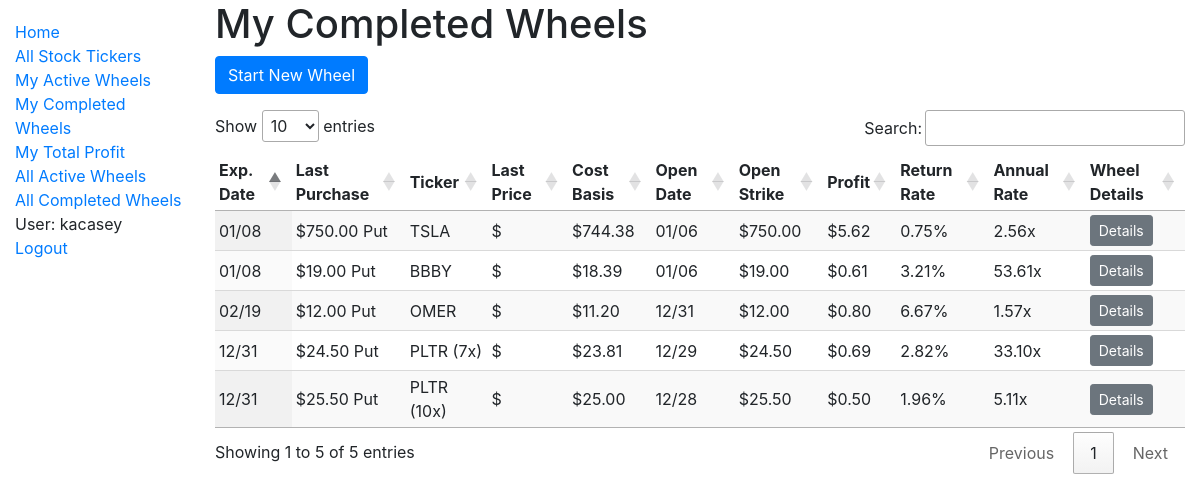
The page /catalog/my_completed_wheels/ (signed in) on the database its author committed.
### catalog/models.py (models this page shows, shortened)
class OptionWheel(models.Model):
    user = models.ForeignKey(
        settings.AUTH_USER_MODEL,
        on_delete=models.CASCADE,
        db_index=True,
    )
    stock_ticker = models.ForeignKey(
        'StockTicker',
        on_delete=models.CASCADE,
    )
    quantity = models.IntegerField(default=1)
    is_active = models.BooleanField(db_index=True)
    total_profit = models.DecimalField(max_digits=12, decimal_places=2, default=None, null=True)
    total_days_active = models.IntegerField(default=None, null=True)
    collatoral = models.DecimalField(max_digits=12, decimal_places=2, default=None, null=True)
    def get_all_option_purchases(self):
         return OptionPurchase.objects.filter(option_wheel=self.id).order_by('-expiration_date', '-purchase_date')
    def get_first_option_purchase(self):
        return OptionPurchase.objects.filter(option_wheel=self.id).order_by('purchase_date', 'expiration_date').first()
    def get_last_option_purchase(self):
        return OptionPurchase.objects.filter(option_wheel=self.id).order_by('purchase_date', 'expiration_date').last()
    def get_open_date(self):
        first = self.get_first_option_purchase()
        if first:
            return first.purchase_date.date()
        return datetime.min.date()
    def get_expiration_date(self):
        last_purchase = self.get_last_option_purchase()
        if last_purchase:
            return last_purchase.expiration_date
        return datetime.max.date()
    def is_expired(self):
        if not self.is_active:
            return False
        now = datetime.now()
        today = now.date()
        if now.hour >= MARKET_CLOSE_HOUR:
            return self.get_expiration_date() <= today
        return self.get_expiration_date() < today
    def get_cost_basis(self):
        purchases = self.get_all_option_purchases()
        if not purchases:
            return 'N/A'
        revenue = sum(purchase.premium for purchase in purchases)
        first_purchase = self.get_first_option_purchase()
        return first_purchase.strike - revenue
    def add_purchase_data(self):
        purchases = self.get_all_option_purchases()
        if purchases:
            cost_basis = self.get_cost_basis()
            first_purchase = self.get_first_option_purchase()
            last_purchase = self.get_last_option_purchase()
            profit_if_exits_here = last_purchase.strike - cost_basis
            days_active_so_far = numpy.busday_count(
                first_purchase.purchase_date.date(),
                last_purchase.expiration_date,
            )
            decimal_rate_of_return = float(profit_if_exits_here / first_purchase.strike)
            annualized_rate_of_return_if_exits_here = compute_annualized_rate_of_return(decimal_rate_of_return, 1, days_active_so_far)
            self.cost_basis = cost_basis
            self.profit_if_exits_here = profit_if_exits_here
            self.days_active_so_far = days_active_so_far
            self.decimal_rate_of_return = decimal_rate_of_return
            self.annualized_rate_of_return_if_exits_here = annualized_rate_of_return_if_exits_here
            self.open_date = self.get_open_date().strftime('%m/%d')
            self.open_strike = first_purchase.strike
            self.expiration_date = self.get_expiration_date().strftime('%m/%d')
            self.last_purchase = last_purchase
            self.expired = self.is_expired()
            self.current_price = get_current_price(self.stock_ticker.name)
            self.purchases = purchases

class OptionPurchase(models.Model):
    user = models.ForeignKey(
        settings.AUTH_USER_MODEL,
        on_delete=models.CASCADE,
        db_index=True,
    )
    option_wheel = models.ForeignKey(
        'OptionWheel',
        on_delete=models.CASCADE,
        db_index=True,
    )
    purchase_date = models.DateTimeField()
    expiration_date = models.DateField()
    strike = models.DecimalField(max_digits=12, decimal_places=2)
    price_at_date = models.DecimalField(max_digits=12, decimal_places=2)
    premium = models.DecimalField(max_digits=12, decimal_places=2)
    class CallOrPut(models.TextChoices):
        CALL = 'C', _('Call')
        PUT = 'P', _('Put')
    call_or_put = models.CharField(
        max_length=1,
        choices=CallOrPut.choices,
        default=CallOrPut.PUT,
    )

class StockTicker(models.Model):
    name = models.CharField(max_length=200, help_text='Enter a ticker, like TSLA.', unique=True, db_index=True)
    class StockRecommendation(models.TextChoices):
        NONE = 'NO', _('None')
        STABLE = 'ST', _('Stable Choice')
        HIGHVOLATILITY = 'HV', _('High Volatility')
    recommendation = models.CharField(
        max_length=2,
        choices=StockRecommendation.choices,
        default=StockRecommendation.NONE,
    )
    def __str__(self):
        return self.name

### catalog/views.py (the view)
# urls.py: path('my_completed_wheels/', views.my_completed_wheels, name='my-completed-wheels'),
@login_required
def my_completed_wheels(request):
    context = {}
    wheels = OptionWheel.objects.filter(user=request.user, is_active=False)
    for wheel in wheels:
        wheel.add_purchase_data()
    context["wheels"] = wheels
    return render(request, 'my_completed_wheels.html', context=context)

### catalog/option_price_computation.py (called while the page is built)
def compute_annualized_rate_of_return(profit_decimal, odds, days, profit_decimal_fail_case=0):
    rate_of_return_success_case = 1 + profit_decimal
    rate_of_return_fail_case = 1 + profit_decimal_fail_case
    effective_rate_of_return = rate_of_return_success_case * odds + rate_of_return_fail_case * (1 - odds)
    return effective_rate_of_return ** (BUSINESS_DAYS_IN_YEAR / days)

def get_current_price(stockticker_name):
    cache_key = 'current_price_' + stockticker_name
    cached_result = cache.get(cache_key)
    if cached_result is not None:
        return cached_result
    yahoo_ticker = yfinance.Ticker(stockticker_name)
    yahoo_ticker_history = yahoo_ticker.history(period="1d")
    if yahoo_ticker_history.empty:
        return None
    result = yahoo_ticker_history.tail(1)['Close'].iloc[0]
    cache.set(cache_key, result, CURRENT_PRICE_CACHE_TIMEOUT_SECONDS)
    return result

### catalog/templatetags/filter_tags.py (called while the page is built)
@register.filter
def percentage(value):
    try:
        return '{:.2%}'.format(value)
    except (ValueError, TypeError):
        return value

@register.filter
def call_or_put(value):
    if value == 'P':
        return 'Put'
    elif value == 'C':
        return 'Call'
    return value

### catalog/templates/my_completed_wheels.html
{% extends "base_generic.html" %}
{% block content %}
  <h1>My Completed Wheels</h1>
  <p><a type="button" class="btn btn-primary" href="{% url 'wheel-create' %}">Start New Wheel</a></p>
  {% if wheels %}
    {% include '_base_wheel_table.html' with wheels=wheels %}
  {% else %}
    <p>You have no completed wheels</p>
  {% endif %}
{% endblock %}

### catalog/templates/base_generic.html (shortened to what this page needs)
<!DOCTYPE html>
<html lang="en">
<head>
  <link rel="stylesheet" href="https://stackpath.bootstrapcdn.com/bootstrap/4.3.1/css/bootstrap.min.css">
  {% load static %}
  <link rel="stylesheet" href="{% static 'css/styles.css' %}">
  <link rel="stylesheet" href="https://cdn.datatables.net/1.10.22/css/jquery.dataTables.min.css">
</head>
<body>
  <div class="container-fluid">
    <div class="row">
      <div class="col-sm-2">
      {% block sidebar %}
        <ul class="sidebar-nav">
          <li><a href="{% url 'index' %}">Home</a></li>
          <li><a href="{% url 'tickers' %}">All Stock Tickers</a></li>
          {% if user.is_authenticated %}
            <li><a href="{% url 'my-active-wheels' %}">My Active Wheels</a></li>
            <li><a href="{% url 'my-completed-wheels' %}">My Completed Wheels</a></li>
            <li><a href="{% url 'my-total-profit' %}">My Total Profit</a></li>
            <li><a href="{% url 'all-active-wheels' %}">All Active Wheels</a></li>
            <li><a href="{% url 'all-completed-wheels' %}">All Completed Wheels</a></li>
            <li>User: {{ user.get_username }}</li>
            <li><a href="{% url 'logout'%}?next={{request.path}}">Logout</a></li>
          {% else %}
            <li><a href="{% url 'login'%}?next={{request.path}}">Login</a></li>
          {% endif %}
        </ul>
     {% endblock %}
      </div>
      <div class="col-sm-10 ">{% block content %}{% endblock %}</div>
    </div>
  </div>
</body>
</html>

### catalog/templates/_base_wheel_table.html (shortened to what this page needs)
{% load filter_tags %}
<div>
  <table class="display compact wheel_table" style="width:100%">
    <thead>
      <tr>
        <th>Exp. Date</th>
        <th>Last Purchase</th>
        <th>Ticker</th>
        <th>Last Price</th>
        <th>Cost Basis</th>
        <th>Open Date</th>
        <th>Open Strike</th>
        <th>Profit{% if active %} (if exits){% endif %}</th>
        <th>Return Rate{% if active %} (if exits){% endif %}</th>
        <th>Annual Rate{% if active %} (if exits){% endif %}</th>
        <th>Wheel Details</th>
      </tr>
    </thead>
    <tbody>
      {% for row in wheels %}
        <tr>
          <td>
            {{ row.expiration_date }}
          </td>
          <td>
            ${{ row.last_purchase.strike }} {{ row.last_purchase.call_or_put | call_or_put }}
          </td>
          <td>
            {{ row.stock_ticker }}
            {% if row.quantity > 1 %}
              ({{ row.quantity}}x)
            {% endif %}
          </td>
          <td>
            ${{ row.current_price | floatformat:2 }}
          </td>
          <td>
            ${{ row.cost_basis }}
          </td>
          <td>
            {{ row.open_date }}
          </td>
          <td>
            ${{ row.open_strike }}
          </td>
          <td>
            ${{ row.profit_if_exits_here }}
          </td>
          <td>
            {{ row.decimal_rate_of_return | percentage }}
          </td>
          <td data-order={{ row.annualized_rate_of_return_if_exits_here }}>
            {{ row.annualized_rate_of_return_if_exits_here | floatformat:2 }}x
          </td>
          <td>
            <a type="button" class="btn btn-secondary btn-sm" href="{% url 'wheel-detail' pk=row.pk %}">Details</a>
          </td>
        </tr>
      {% endfor %}
    </tbody>
  </table>
</div>

### catalog/static/css/styles.css (style rules this page uses)
.sidebar-nav { margin-top: 20px; padding: 0; list-style: none; }

### rows shown on the page
OptionWheel: expiration_date "02/19", last_purchase.strike "12.00", last_purchase.call_or_put|call_or_put "Put", stock_ticker "OMER", cost_basis "11.20", open_date "12/31", open_strike "12.00", profit_if_exits_here "0.80", decimal_rate_of_return|percentage "6.67%", annualized_rate_of_return_if_exits_here "1.57"
OptionWheel: expiration_date "12/31", last_purchase.strike "24.50", last_purchase.call_or_put|call_or_put "Put", stock_ticker "PLTR", quantity "7", cost_basis "23.81", open_date "12/29", open_strike "24.50", profit_if_exits_here "0.69", decimal_rate_of_return|percentage "2.82%", annualized_rate_of_return_if_exits_here "33.10"
OptionWheel: expiration_date "12/31", last_purchase.strike "25.50", last_purchase.call_or_put|call_or_put "Put", stock_ticker "PLTR", quantity "10", cost_basis "25.00", open_date "12/28", open_strike "25.50", profit_if_exits_here "0.50", decimal_rate_of_return|percentage "1.96%", annualized_rate_of_return_if_exits_here "5.11"
OptionWheel: expiration_date "01/08", last_purchase.strike "750.00", last_purchase.call_or_put|call_or_put "Put", stock_ticker "TSLA", cost_basis "744.38", open_date "01/06", open_strike "750.00", profit_if_exits_here "5.62", decimal_rate_of_return|percentage "0.75%", annualized_rate_of_return_if_exits_here "2.56"
OptionWheel: expiration_date "01/08", last_purchase.strike "19.00", last_purchase.call_or_put|call_or_put "Put", stock_ticker "BBBY", cost_basis "18.39", open_date "01/06", open_strike "19.00", profit_if_exits_here "0.61", decimal_rate_of_return|percentage "3.21%", annualized_rate_of_return_if_exits_here "53.61"

### other values the page prints
{{ user.get_username }} "kacasey"
